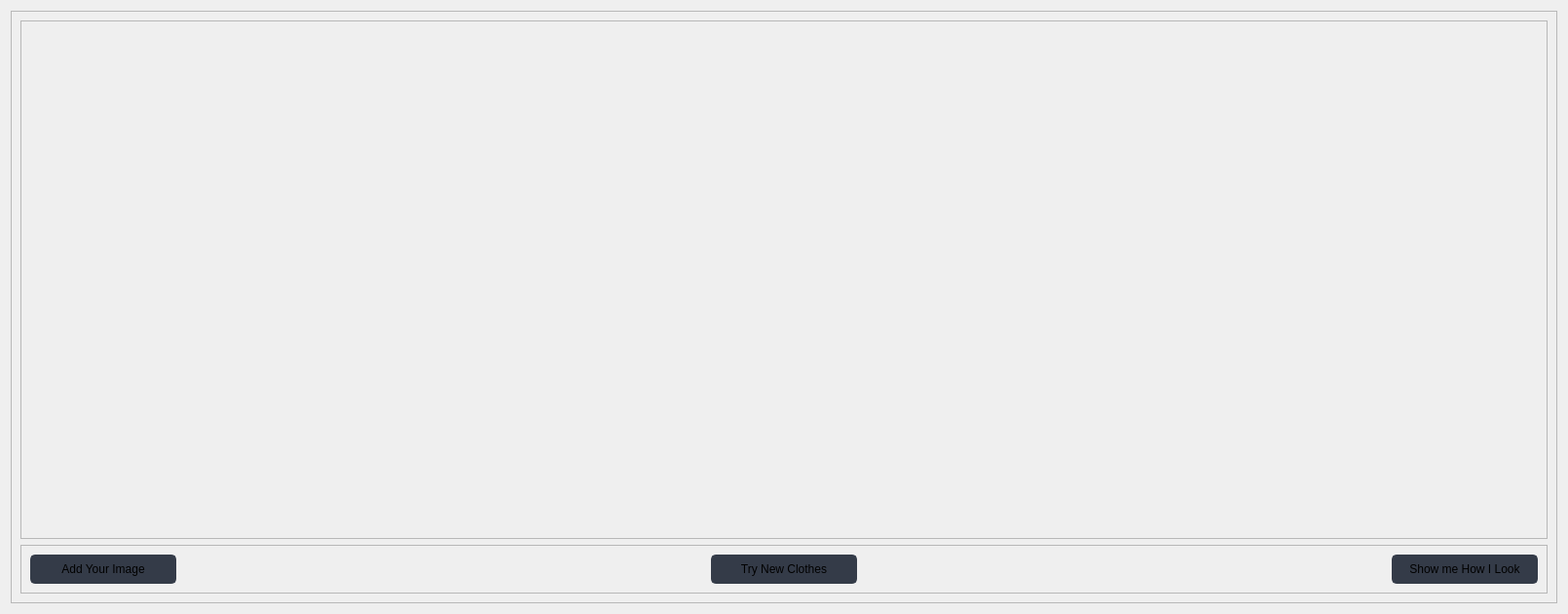
                  <widget class="QWidget" name="page_try_on">
                   <layout class="QVBoxLayout" name="verticalLayout_10">
                    <item>
                     <widget class="QFrame" name="images_frame">
                      <property name="frameShape">
                       <enum>QFrame::StyledPanel</enum>
                      </property>
                      <property name="frameShadow">
                       <enum>QFrame::Raised</enum>
                      </property>
                      <layout class="QGridLayout" name="gridLayout_3">
                       <item row="1" column="0">
                        <widget class="QFrame" name="btns_frame">
                         <property name="frameShape">
                          <enum>QFrame::StyledPanel</enum>
                         </property>
                         <property name="frameShadow">
                          <enum>QFrame::Raised</enum>
                         </property>
                         <layout class="QHBoxLayout" name="horizontalLayout_13">
                          <item>
                           <widget class="QPushButton" name="person_im_try_on_btn">
                            <property name="minimumSize">
                             <size>
                              <width>150</width>
                              <height>30</height>
                             </size>
                            </property>
                            <property name="font">
                             <font>
                              <family>Segoe UI</family>
                              <pointsize>9</pointsize>
                             </font>
                            </property>
                            <property name="styleSheet">
                             <string notr="true">QPushButton {
	border: 2px solid rgb(52, 59, 72);
	border-radius: 5px;	
	background-color: rgb(52, 59, 72);
}
QPushButton:hover {
	background-color: rgb(57, 65, 80);
	border: 2px solid rgb(61, 70, 86);
}
QPushButton:pressed {	
	background-color: rgb(35, 40, 49);
	border: 2px solid rgb(43, 50, 61);
}</string>
                            </property>
                            <property name="text">
                             <string>Add Your Image</string>
                            </property>
                            <property name="icon">
                             <iconset resource="files.qrc">
                              <normaloff>:/16x16/icons/16x16/cil-folder-open.png</normaloff>:/16x16/icons/16x16/cil-folder-open.png</iconset>
                            </property>
                           </widget>
                          </item>
                          <item>
                           <spacer name="horizontalSpacer">
                            <property name="orientation">
                             <enum>Qt::Horizontal</enum>
                            </property>
                            <property name="sizeHint" stdset="0">
                             <size>
                              <width>40</width>
                              <height>20</height>
                             </size>
                            </property>
                           </spacer>
                          </item>
                          <item>
                           <widget class="QPushButton" name="cloth_im_try_on_btn">
                            <property name="minimumSize">
                             <size>
                              <width>150</width>
                              <height>30</height>
                             </size>
                            </property>
                            <property name="font">
                             <font>
                              <family>Segoe UI</family>
                              <pointsize>9</pointsize>
                             </font>
                            </property>
                            <property name="styleSheet">
                             <string notr="true">QPushButton {
	border: 2px solid rgb(52, 59, 72);
	border-radius: 5px;	
	background-color: rgb(52, 59, 72);
}
QPushButton:hover {
	background-color: rgb(57, 65, 80);
	border: 2px solid rgb(61, 70, 86);
}
QPushButton:pressed {	
	background-color: rgb(35, 40, 49);
	border: 2px solid rgb(43, 50, 61);
}</string>
                            </property>
                            <property name="text">
                             <string>Try New Clothes</string>
                            </property>
                            <property name="icon">
                             <iconset resource="files.qrc">
                              <normaloff>:/16x16/icons/16x16/cil-folder-open.png</normaloff>:/16x16/icons/16x16/cil-folder-open.png</iconset>
                            </property>
                           </widget>
                          </item>
                          <item>
                           <spacer name="horizontalSpacer_2">
                            <property name="orientation">
                             <enum>Qt::Horizontal</enum>
                            </property>
                            <property name="sizeHint" stdset="0">
                             <size>
                              <width>40</width>
                              <height>20</height>
                             </size>
                            </property>
                           </spacer>
                          </item>
                          <item>
                           <widget class="QPushButton" name="generated_im_try_on_btn">
                            <property name="minimumSize">
                             <size>
                              <width>150</width>
                              <height>30</height>
                             </size>
                            </property>
                            <property name="font">
                             <font>
                              <family>Segoe UI</family>
                              <pointsize>9</pointsize>
                             </font>
                            </property>
                            <property name="styleSheet">
                             <string notr="true">QPushButton {
	border: 2px solid rgb(52, 59, 72);
	border-radius: 5px;	
	background-color: rgb(52, 59, 72);
}
QPushButton:hover {
	background-color: rgb(57, 65, 80);
	border: 2px solid rgb(61, 70, 86);
}
QPushButton:pressed {	
	background-color: rgb(35, 40, 49);
	border: 2px solid rgb(43, 50, 61);
}</string>
                            </property>
                            <property name="text">
                             <string>Show me How I Look</string>
                            </property>
                            <property name="icon">
                             <iconset resource="files.qrc">
                              <normaloff>:/16x16/icons/16x16/cil-folder-open.png</normaloff>:/16x16/icons/16x16/cil-folder-open.png</iconset>
                            </property>
                           </widget>
                          </item>
                         </layout>
                        </widget>
                       </item>
                       <item row="0" column="0">
                        <widget class="QFrame" name="images_frame_2">
                         <property name="frameShape">
                          <enum>QFrame::StyledPanel</enum>
                         </property>
                         <property name="frameShadow">
                          <enum>QFrame::Raised</enum>
                         </property>
                         <layout class="QHBoxLayout" name="horizontalLayout_14">
                          <item>
                           <widget class="QLabel" name="person_img_lbl">
                            <property name="minimumSize">
                             <size>
                              <width>512</width>
                              <height>512</height>
                             </size>
                            </property>
                            <property name="text">
                             <string/>
                            </property>
                           </widget>
                          </item>
                          <item>
                           <widget class="QLabel" name="cloth_img_lbl">
                            <property name="minimumSize">
                             <size>
                              <width>512</width>
                              <height>512</height>
                             </size>
                            </property>
                            <property name="text">
                             <string/>
                            </property>
                           </widget>
                          </item>
                          <item>
                           <widget class="QLabel" name="generated_img_lbl">
                            <property name="minimumSize">
                             <size>
                              <width>512</width>
                              <height>512</height>
                             </size>
                            </property>
                            <property name="text">
                             <string/>
                            </property>
                           </widget>
                          </item>
                         </layout>
                        </widget>
                       </item>
                      </layout>
                     </widget>
                    </item>
                   </layout>
                  </widget>
